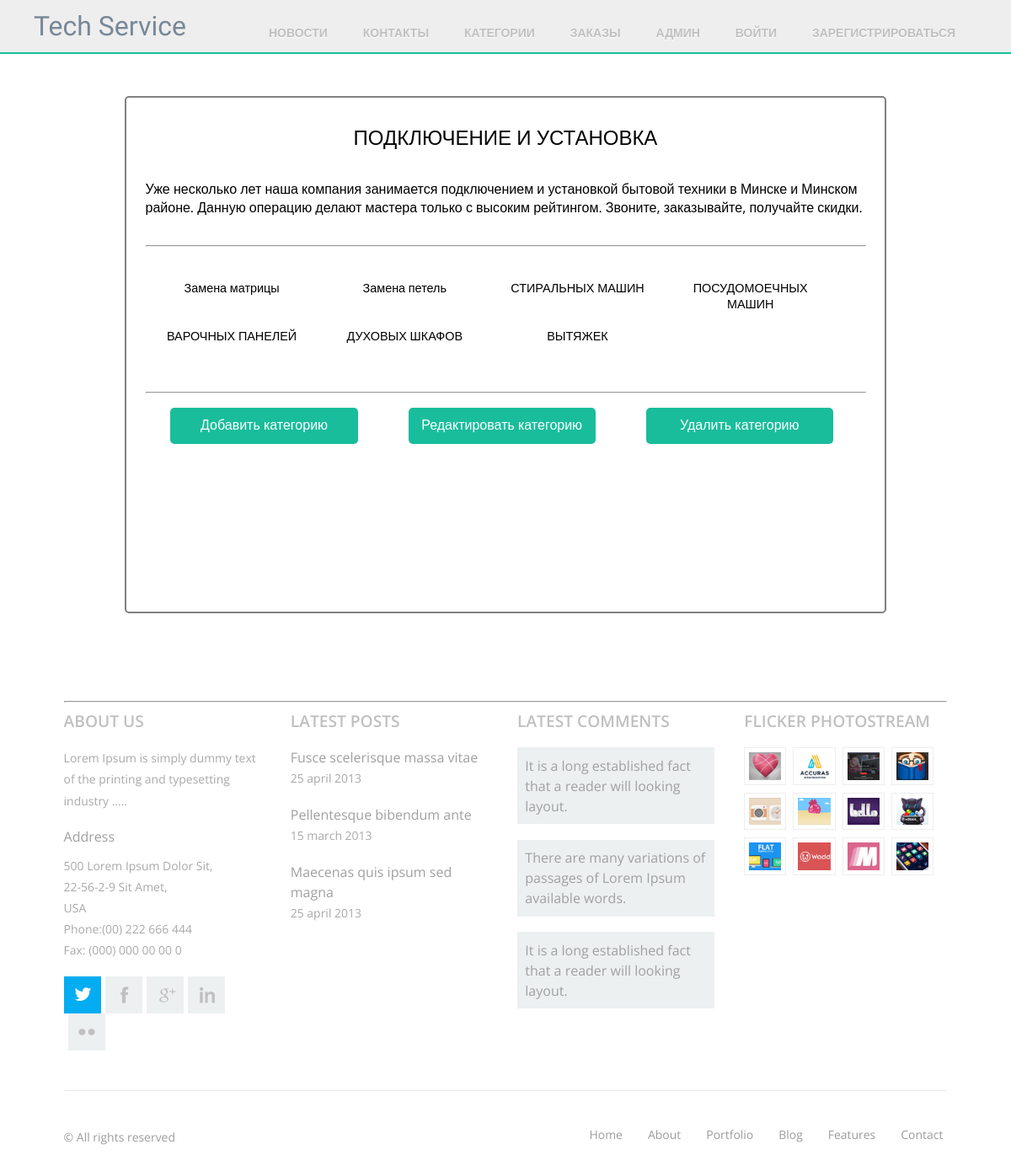
The app's page /areas/1, older data.
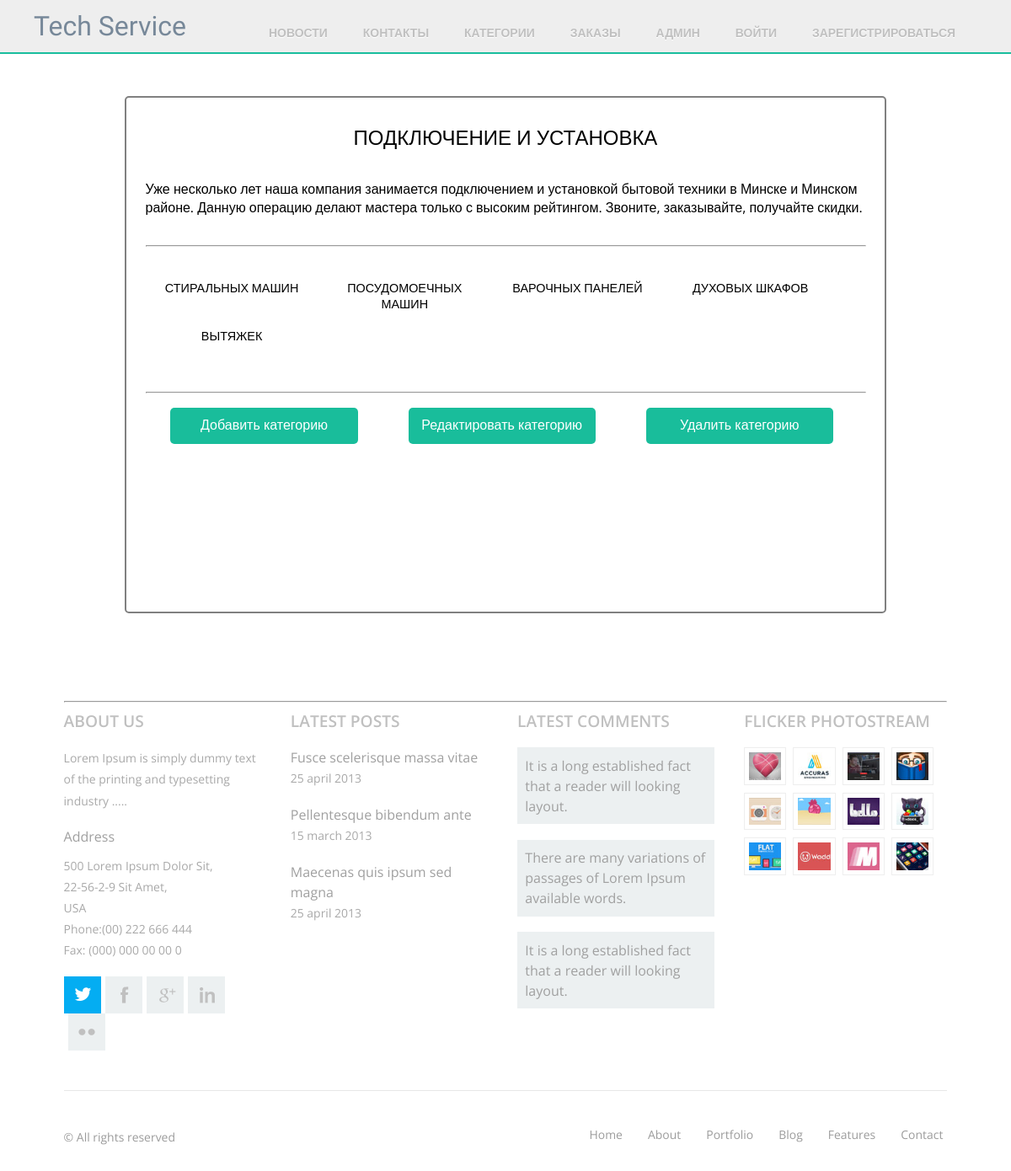
The same page, newer data.
### mainApp/models.py (models this page shows, shortened)
class Service(models.Model):
    name = models.CharField(max_length = 120)
    description = models.TextField()
    time = models.CharField(max_length = 20, help_text="How much time service will take")
    price = models.IntegerField()
    area = models.ForeignKey('Area', on_delete=models.SET_NULL, null=True)

### mainApp/views.py (the view)
# urls.py: url(r'^areas/(?P<pk>\d+)$', AreaDetailView.as_view(), name="areas-detail"),
class AreaDetailView(DetailView):
    model = Area

### mainApp/templates/mainApp/area_detail.html
{% extends "mainApp/wrapper.html" %} {% block content %}
<div class="text-container-center tiled-image">
    <div class="wrap">
        <h2 class="area-text-primary">{{area.name}} </h2>
        <h4 class="area-text-description">{{area.description|safe|linebreaks}} </h4>
        <hr>
        <div class="area-container">
        {% for service in area.service_set.all %}
            <div class="area-link-item">
                <a class="area-link" href="{% url 'service-detail' service.pk %}">{{ service.name }}</a>
            </div>
        {% endfor %}
        </div>
        <div class="area-categories">
            <hr>
            <div class="crud-item"><a class="area-link-crud" href="{% url 'area-create' %}">Добавить категорию</a></div>
            <div class="crud-item"><a class="area-link-crud" href="{% url 'area-update' area.pk %}">Редактировать категорию</a></div>
            <div class="crud-item"><a class="area-link-crud" href="{% url 'area-delete' area.pk %}">Удалить категорию</a></div>
        </div>
    </div>
</div>
{% endblock %}

Row changes from the older to the newer data that the page shows:
removed Service: name "Замена матрицы"
removed Service: name "Замена петель"
